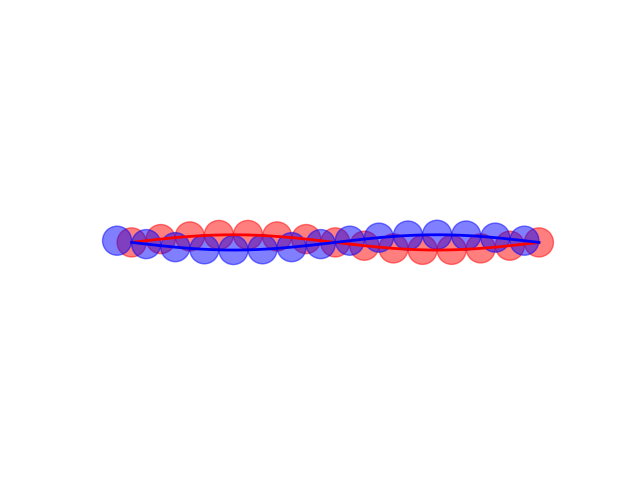
#> input picture actin/actin_image/actin_strcture/sampleMono.png, 640 x 480 px, found by its file name
$ python actinMono.py
#> lines starting #> are read from the running program, lines starting #| are printed output that depends on the picture; after the words box and inside, x2 and y2 are one past the last pixel; in counts of white or black regions, pixels touching at a corner belong together
import cv2
import numpy as np

img=cv2.imread("../actin_image/sampleMono.png")
#> img is the input picture: shape (480, 640, 3); mean B, G, R 251.3, 246.4, 250.1

white_mask=cv2.inRange(img,np.array([200,200,200]),np.array([255,255,255]))
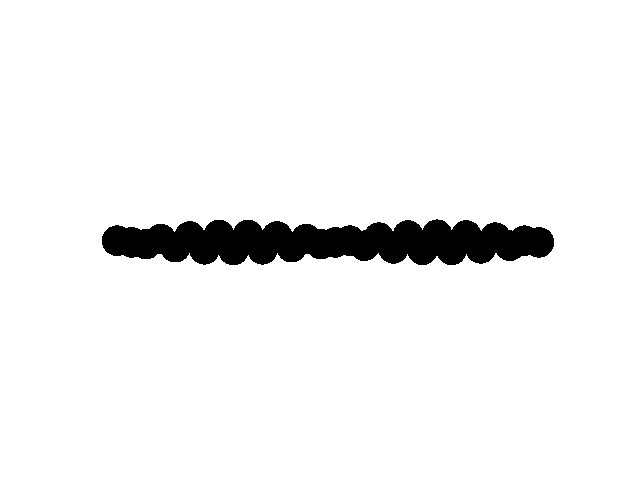
#> white_mask: shape (480, 640); 95% white; 1 black region, box (x1, y1, x2, y2) and area: (102, 219, 554, 265) 15486
img[white_mask == 255] = [0,0,0]
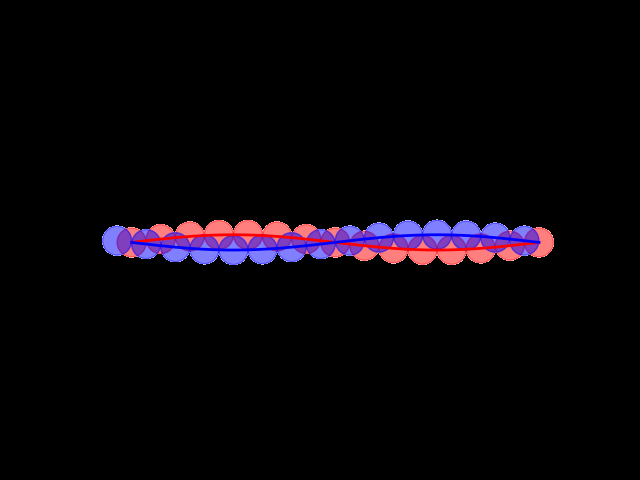
#> img: shape (480, 640, 3); mean B, G, R 9.2, 4.3, 8

cv2.imshow("white_png",white_mask)
cv2.waitKey(0)
cv2.destroyAllWindows()

$ run again, with actin/actin_image/actin_strcture/molecules.png copied over actin/actin_image/actin_strcture/sampleMono.png
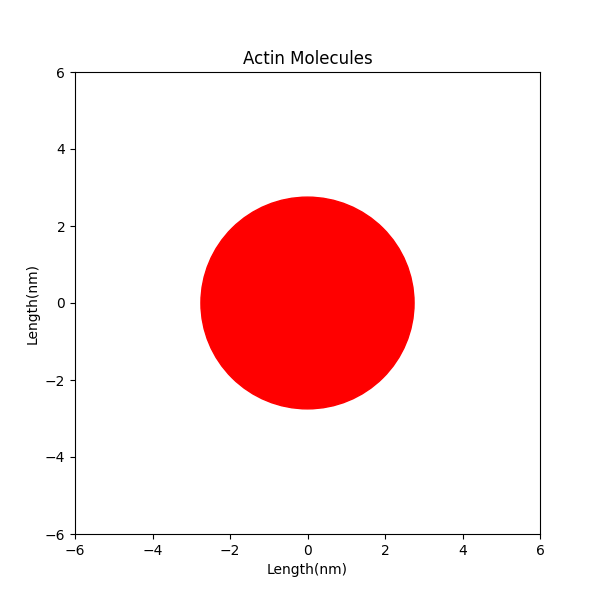
#> input picture actin/actin_image/actin_strcture/molecules.png, 600 x 600 px, found by its file name
#> img is the input picture: shape (600, 600, 3); mean B, G, R 227.1, 227.1, 252.5
#> `white_mask=cv2.inRange(img,np.array([200,200,200]),np.array([255,255,2..`:
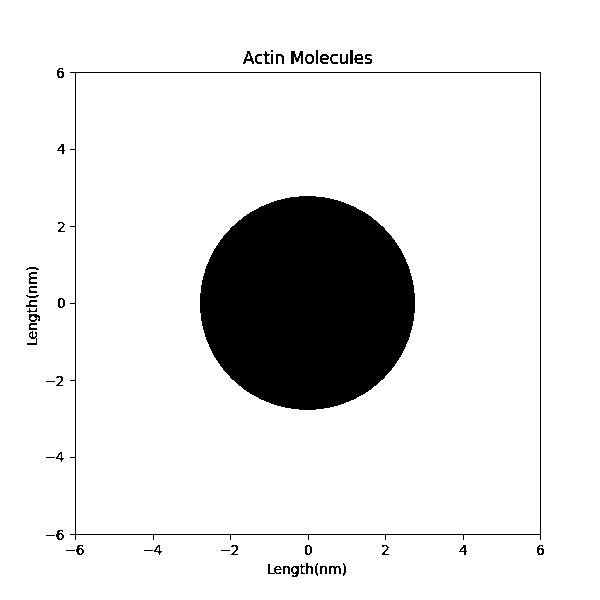
#> white_mask: shape (600, 600); 88.9% white; 55 black regions (9 under 20 px), largest, box (x1, y1, x2, y2) and area: (200, 196, 415, 410) 36072, (70, 72, 541, 540) 1924, (291, 51, 303, 64) 101
#> `img[white_mask == 255] = [0,0,0]`:
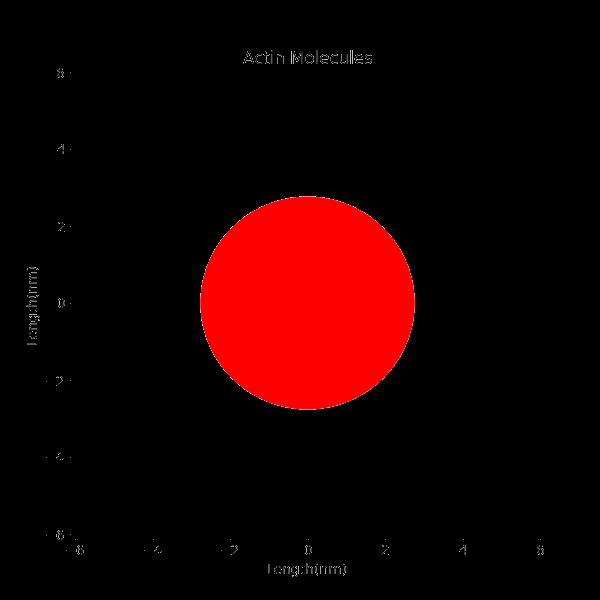
#> img: shape (600, 600, 3); mean B, G, R 0.6, 0.6, 26
